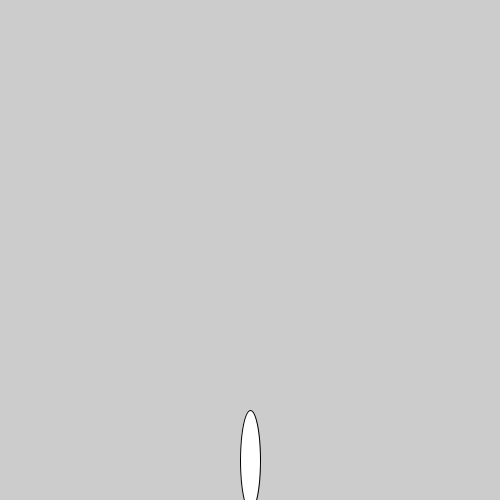
Frame 1 (no input)
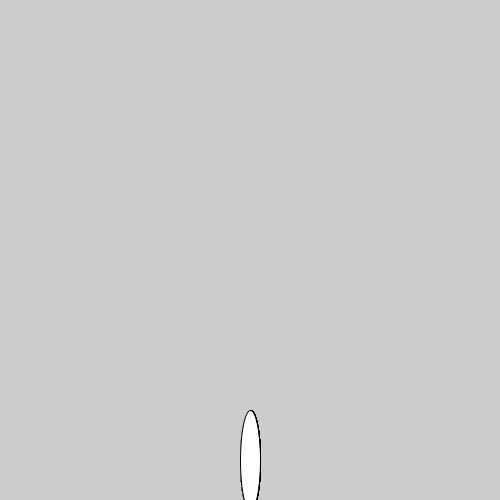
Frame 60 (the mouse pressed at the canvas centre just before this capture)
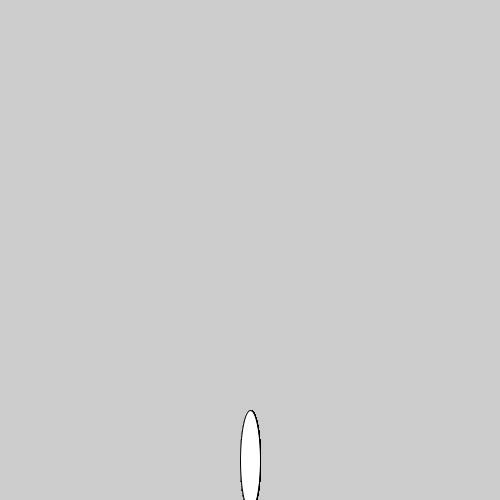
Frame 120 (the mouse held since frame 60 and released just before this capture)

The Processing sketch that drew these frames (run headless with seeded random() and noise(); from frame 60 on, the mouse is pressed at the canvas centre):

// Processing sketch: Plane
// ── Plane.pde
void setup() {
size(500, 500);
}

void draw() {
plane();
}

void plane() {
ellipse(width/2, 460, 20, 100);

}
